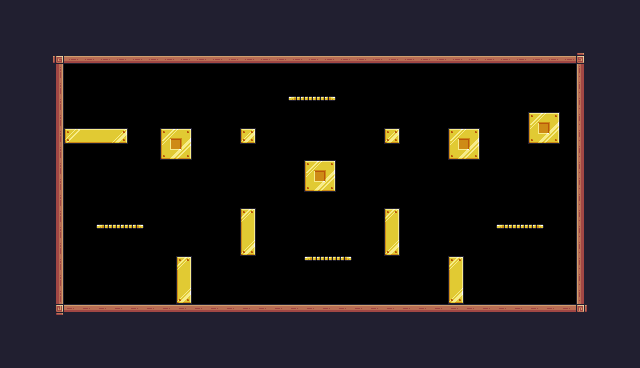

This is a level from a 2D game, rendered from its Tiled map with the project's own tilesets. A one-line summary and the complete map file follow:
An orthogonal 40x23 tile map with 16x16 px tiles, 1 tile layer (Background) and 29 objects (5x Fruit, 4x Platform, 2x Chicken, Player, Checkpoint, ...).

<map version="1.10" tiledversion="1.11.0" orientation="orthogonal" renderorder="right-down" width="40" height="23" tilewidth="16" tileheight="16" infinite="0" nextlayerid="4" nextobjectid="35">
 <tileset firstgid="1" source="Pixel Adventure.tsx" />
 <layer id="1" name="Background" width="40" height="23">
  <data encoding="csv">
24,24,24,24,24,24,24,24,24,24,24,24,24,24,24,24,24,24,24,24,24,24,24,24,24,24,24,24,24,24,24,24,24,24,24,24,24,24,24,24,
24,24,24,24,24,24,24,24,24,24,24,24,24,24,24,24,24,24,24,24,24,24,24,24,24,24,24,24,24,24,24,24,24,24,24,24,24,24,24,24,
24,24,24,24,24,24,24,24,24,24,24,24,24,24,24,24,24,24,24,24,24,24,24,24,24,24,24,24,24,24,24,24,24,24,24,24,24,24,24,24,
24,24,24,92,134,134,134,134,134,134,134,134,134,134,134,134,134,134,134,134,134,134,134,134,134,134,134,134,134,134,134,134,134,134,134,134,93,24,24,24,
24,24,24,113,0,0,0,0,0,0,0,0,0,0,0,0,0,0,0,0,0,0,0,0,0,0,0,0,0,0,0,0,0,0,0,0,111,24,24,24,
24,24,24,113,0,48,48,48,48,48,48,48,48,48,48,48,48,48,48,48,48,48,48,48,48,48,48,48,48,48,48,48,48,48,48,0,111,24,24,24,
24,24,24,113,0,48,48,48,48,48,48,0,48,48,48,48,48,48,18,19,20,48,48,48,48,48,48,48,48,48,48,48,48,48,48,0,111,24,24,24,
24,24,24,113,0,48,48,48,48,48,48,48,48,48,48,48,48,48,48,48,48,48,48,48,48,48,48,48,48,48,48,48,48,217,218,0,111,24,24,24,
24,24,24,113,194,195,195,196,48,48,217,218,48,48,48,216,48,48,48,48,48,48,48,48,216,48,48,48,217,218,48,48,48,239,240,0,111,24,24,24,
24,24,24,113,0,48,48,48,48,48,239,240,48,48,48,48,48,48,48,48,48,48,48,48,48,48,48,48,239,240,48,48,48,48,0,0,111,24,24,24,
24,24,24,113,0,48,48,48,48,48,48,48,48,48,48,48,48,48,48,217,218,48,48,48,48,48,48,48,48,48,48,48,48,48,0,48,111,24,24,24,
24,24,24,113,0,48,48,48,48,48,48,48,48,48,48,48,48,48,48,239,240,48,48,48,48,48,48,48,48,48,48,48,48,48,0,0,111,24,24,24,
24,24,24,113,0,48,48,48,48,48,48,48,48,48,48,48,48,48,48,48,48,48,48,48,48,48,48,48,48,48,48,48,48,48,48,0,111,24,24,24,
24,24,24,113,0,48,48,48,48,48,48,48,48,48,48,197,48,48,48,48,48,48,48,48,197,48,48,48,48,48,48,48,48,48,48,0,111,24,24,24,
24,24,24,113,0,48,18,19,20,48,48,48,48,48,48,219,48,48,48,48,48,48,48,48,219,48,48,48,48,48,48,18,19,20,48,0,111,24,24,24,
24,24,24,113,0,48,48,48,48,48,48,48,48,48,48,241,48,48,48,48,48,48,48,48,241,48,48,48,48,48,48,48,48,48,48,0,111,24,24,24,
24,24,24,113,0,48,48,48,48,48,48,197,48,48,48,48,48,48,48,18,19,20,48,48,48,48,48,48,197,48,48,48,48,48,48,0,111,24,24,24,
24,24,24,113,0,48,48,48,48,48,48,219,48,48,48,48,48,48,48,48,48,48,48,48,48,48,48,48,219,48,48,48,48,48,48,0,111,24,24,24,
24,24,24,113,0,0,0,0,0,0,0,241,0,0,0,0,0,0,0,0,0,0,0,0,0,0,0,0,241,0,0,0,0,0,0,0,111,24,24,24,
24,24,24,114,90,90,90,90,90,90,90,90,90,90,90,90,90,90,90,90,90,90,90,90,90,90,90,90,90,90,90,90,90,90,90,90,115,24,24,24,
24,24,24,24,24,24,24,24,24,24,24,24,24,24,24,24,24,24,24,24,24,24,24,24,24,24,24,24,24,24,24,24,24,24,24,24,24,24,24,24,
24,24,24,24,24,24,24,24,24,24,24,24,24,24,24,24,24,24,24,24,24,24,24,24,24,24,24,24,24,24,24,24,24,24,24,24,24,24,24,24,
24,24,24,24,24,24,24,24,24,24,24,24,24,24,24,24,24,24,24,24,24,24,24,24,24,24,24,24,24,24,24,24,24,24,24,24,24,24,24,24
</data>
 </layer>
 <objectgroup id="2" name="Spawnpoints">
  <object id="1" name="Player" type="Player" x="304" y="128" width="32" height="32" />
  <object id="3" name="Bananas" type="Fruit" x="528" y="272" width="32" height="32" />
  <object id="4" name="Bananas" type="Fruit" x="80" y="272" width="32" height="32" />
  <object id="5" name="Bananas" type="Fruit" x="160" y="96" width="32" height="32" />
  <object id="6" name="Bananas" type="Fruit" x="448" y="96" width="32" height="32" />
  <object id="7" name="Bananas" type="Fruit" x="528" y="80" width="32" height="32" />
  <object id="8" type="Checkpoint" x="64" y="64" width="64" height="64" />
  <object id="20" name="Chicken" type="Chicken" x="240" y="272" width="32" height="32">
   <properties>
    <property name="offNeg" type="float" value="4" />
    <property name="offPos" type="float" value="4" />
   </properties>
  </object>
  <object id="21" name="Chicken" type="Chicken" x="368" y="272" width="32" height="32">
   <properties>
    <property name="offNeg" type="float" value="4" />
    <property name="offPos" type="float" value="4" />
   </properties>
  </object>
  <object id="24" type="Saw" x="128" y="128" width="32" height="32">
   <properties>
    <property name="isVertical" type="bool" value="true" />
    <property name="offNeg" type="float" value="4" />
    <property name="offPos" type="float" value="3" />
   </properties>
  </object>
 </objectgroup>
 <objectgroup id="3" name="Collisions">
  <object id="9" x="304" y="160" width="32" height="32" />
  <object id="10" x="384" y="128" width="16" height="16" />
  <object id="11" x="448" y="128" width="32" height="32" />
  <object id="12" x="528" y="112" width="32" height="32" />
  <object id="13" x="384" y="208" width="16" height="48" />
  <object id="14" x="448" y="256" width="16" height="48" />
  <object id="15" x="240" y="208" width="16" height="48" />
  <object id="16" x="160" y="128" width="32" height="32" />
  <object id="17" x="240" y="128" width="16" height="16" />
  <object id="18" x="64" y="128" width="64" height="16" />
  <object id="19" x="176" y="256" width="16" height="48" />
  <object id="27" x="48" y="48" width="528" height="16" />
  <object id="28" x="576" y="48" width="16" height="272" />
  <object id="29" x="64" y="304" width="512" height="16" />
  <object id="30" x="48" y="64" width="16" height="256" />
  <object id="31" type="Platform" x="288" y="96" width="48" height="16" />
  <object id="32" type="Platform" x="96" y="224" width="48" height="16" />
  <object id="33" type="Platform" x="304" y="256" width="48" height="16" />
  <object id="34" type="Platform" x="496" y="224" width="48" height="16" />
 </objectgroup>
</map>
